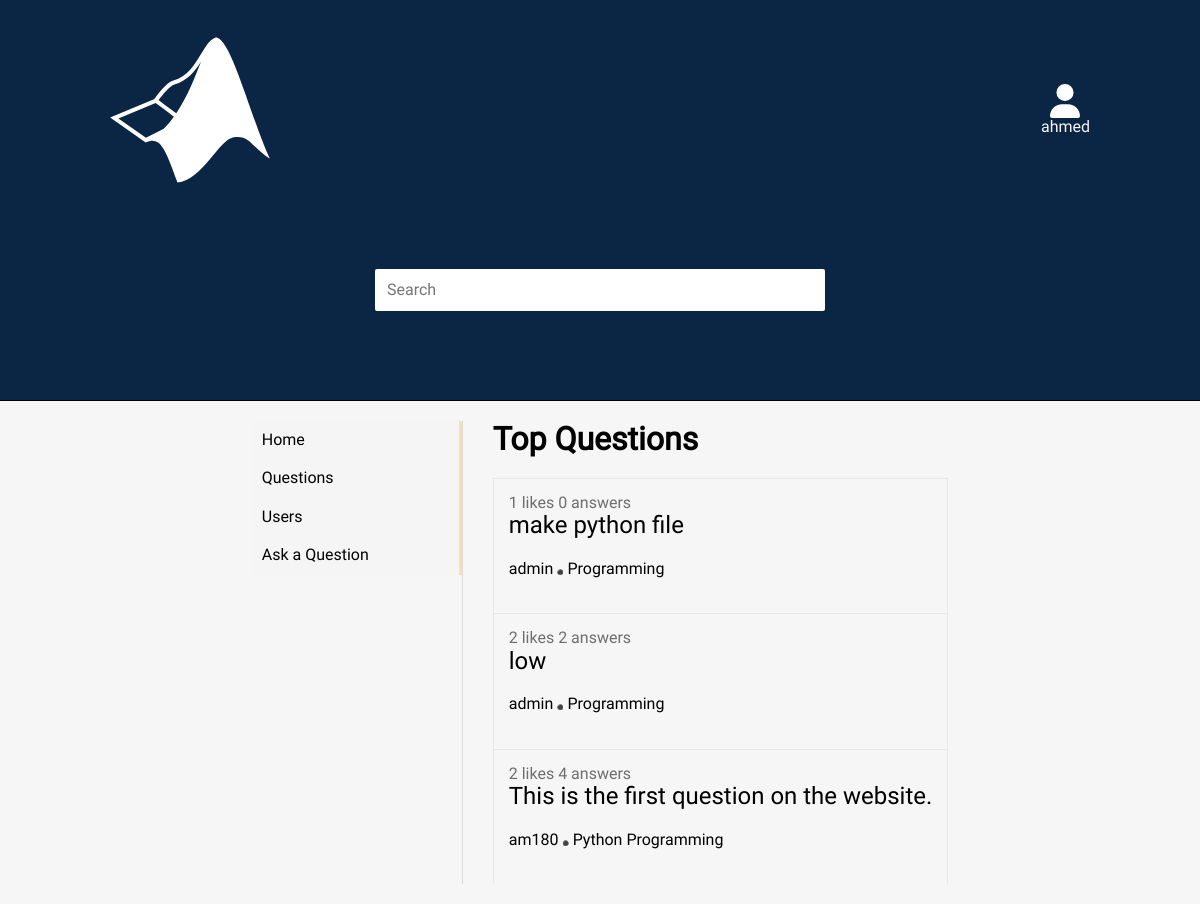
Screenshot of / (signed in) with the database file from the repository.
### stack_eng/models.py (models this page shows, shortened)
class Question(models.Model):
    title = models.CharField(max_length=200)
    question_text = models.CharField(max_length=1500)
    publisher = models.ForeignKey(User, on_delete=models.CASCADE, related_name='question')
    views = models.IntegerField(default=0)
    image = models.ImageField(upload_to='images/questions/%y/%m/%d', blank=True, null=True)
    subject = models.CharField(max_length=50)
    pub_date = models.DateTimeField(default= datetime.now())
    slug = models.SlugField(blank=True, null=True)

### stack_eng/views.py (the view)
# urls.py: path('', views.home, name='home'),
def home(request):
    user = request.user
    questions = Question.objects.annotate(number_of_answers=Count('answer', distinct=True), num_of_likes=Count('question_like', distinct=True))
    likes = None
    like_status = False
    if QuestionLike.objects.filter(liked_by=user):
        likes = QuestionLike.objects.filter(liked_by = user)
        like_status = True
    return render(request, 'home.html', {'user':user, 'questions':questions, 'likes':likes, 'like_status':like_status})

### templates/home.html (shortened to what this page needs)
{% extends 'main.html' %}
{% load static%}
{% block content %}
<link rel='stylesheet' href="{% static 'stylesheets/home.css' %}">
{% include 'navbar.html' %}
<div class="questions">
    <h1>Top Questions</h1>
    {% for question in questions %}
    <div class="question">
        <section class="stats">
            {{question.num_of_likes}} likes {{question.number_of_answers}} answers
        </section>
        <a class="title" href="{% url 'question' question.pk %}">{{question.title}}</a>
        <section class="user_details">
            <a>{{question.publisher}}</a> <span style='font-size:5px;'>&#9899;</span> {{question.subject}}
        </section>
    </div>
    {% endfor %}
</div>
{% endblock  %}

### templates/main.html (shortened to what this page needs)
{% load static %}
<!DOCTYPE html>
<html lang="en">
<head>
    <link rel="stylesheet" href="{% static 'stylesheets/normalize.css'%}">
    <link rel="stylesheet" href="{% static 'stylesheets/main.css'%}">
    <link rel="stylesheet" href="{% static 'stylesheets/home.css'%}">
</head>
<body>
<div class="container">
    <div class="header">
        <img src="{% static 'SVGs/matlab-svgrepo-com.svg' %}" class="logo">
        {% if user.is_authenticated %}
            <section class="userlist">
                <img src="{% static 'SVGs/user.svg' %}" width="30px">
                {{user.username}}
            </section>
        {% else %}
            <section class="links">
                <a href="{% url 'login' %}">Login</a>
                <a href="{% url 'sign_up' %}">Sign up</a>
            </section>
        {% endif %}
        <input type="search" placeholder="Search" id='search'>
    </div>
    <div class="content">
        {% block content %}
        {% endblock %}
    </div>
</div>
</body>
</html>

### static/stylesheets/main.css (style rules this page uses)
* { margin: 0; padding: 0; }
.container { font-family: roboto, serif; }
body { background-color: #f6f6f6; }
.content { display: flex; justify-content: center; padding: 20px; background-color: #f6f6f6; }
.header { background-color: #0B2545; background-size: cover; display: flex; flex-direction: column; justify-content: center; align-items: center; border-bottom: 1px solid black; padding: 20px 100px; color: whitesmoke; }
input[type='search'] { width: 45%; padding: 12px; border-radius: 2px; border: none; margin: 10px; grid-column: 1/3; }
.logo { margin: 10px; width: 160px; margin: 10px auto 10px 10px; }
a { text-decoration: none; color: navajowhite; }
.userlist { padding: 10px; display: flex; flex-direction: column; align-items: center; margin-left: auto; }
.header { display: grid; grid-template-columns: 1fr 1fr; grid-template-rows: 1fr 1fr; justify-items: center; align-items: center; }

### static/stylesheets/home.css (style rules this page uses)
.content { flex-direction: row; }
.navbar, .questions { border-right: 1px solid #dadada; }
.questions { border-right: none; padding-left:30px; }
.questions h1 { margin: 0 0 20px; }
.question { border: 1px solid #e8e8e8; padding: 15px; border-bottom: none; }
.stats { color: #6e6e6e; }
.title { font-size: x-large; }
.user_details { margin: 20px 0; font-size: math; }
.content a { color: black }

### rows the page displays
Question: num_of_likes "1", number_of_answers "0", title "make python file", publisher "admin", subject "Programming"
Question: num_of_likes "2", number_of_answers "2", title "low", publisher "admin", subject "Programming"
Question: num_of_likes "2", number_of_answers "4", title "This is the first question on the website.", publisher "am180", subject "Python Programming"

### other values shown
{{ user.username }} "ahmed"
